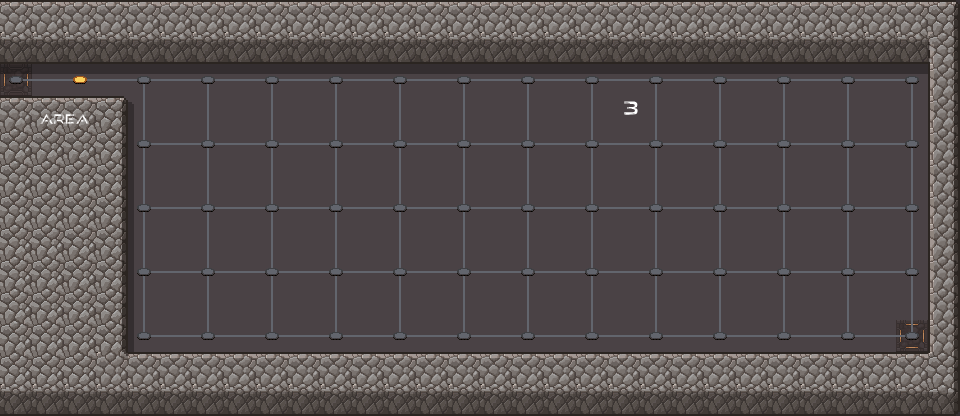

This game map was drawn from its Tiled (.tmx) file and the tilesets committed beside it. A one-line description and the full map source follow:
An orthogonal 30x13 tile map with 32x32 px tiles, 6 tile layers (floor, shadow, wall, p, ...), 3 tilesets.

<map version="1.10" tiledversion="1.10.2" orientation="orthogonal" renderorder="right-down" width="30" height="13" tilewidth="32" tileheight="32" infinite="0" nextlayerid="8" nextobjectid="1">
 <tileset firstgid="1" source="scifi_dungeon_tileset2.tsx" />
 <tileset firstgid="241" source="scifi_dungeon_tileset.tsx" />
 <tileset firstgid="433" source="scifi_tileset_01.tsx" />
 <layer id="3" name="floor" width="30" height="13">
  <data encoding="csv">
151,151,151,151,151,151,151,151,151,151,151,151,151,151,151,151,151,151,151,151,151,151,151,151,151,151,151,151,151,151,
151,151,151,151,151,151,151,151,151,151,151,151,151,151,151,151,151,151,151,151,151,151,151,151,151,151,151,151,151,151,
385,151,151,151,151,151,151,151,151,151,151,151,151,151,151,151,151,151,151,151,151,151,151,151,151,151,151,151,151,151,
151,151,151,151,151,151,151,151,151,151,151,151,151,151,151,151,151,151,151,151,151,151,151,151,151,151,151,151,151,151,
151,151,151,151,151,151,151,151,151,151,151,151,151,151,151,151,151,151,151,151,151,151,151,151,151,151,151,151,151,151,
151,151,151,151,151,151,151,151,151,151,151,151,151,151,151,151,151,151,151,151,151,151,151,151,151,151,151,151,151,151,
151,151,151,151,151,151,151,151,151,151,151,151,151,151,151,151,151,151,151,151,151,151,151,151,151,151,151,151,151,151,
151,151,151,151,151,151,151,151,151,151,151,151,151,151,151,151,151,151,151,151,151,151,151,151,151,151,151,151,151,151,
151,151,151,151,151,151,151,151,151,151,151,151,151,151,151,151,151,151,151,151,151,151,151,151,151,151,151,151,151,151,
151,151,151,151,151,151,151,151,151,151,151,151,151,151,151,151,151,151,151,151,151,151,151,151,151,151,151,151,151,151,
151,151,151,151,151,151,151,151,151,151,151,151,151,151,151,151,151,151,151,151,151,151,151,151,151,151,151,151,183,151,
151,151,151,151,151,151,151,151,151,151,151,151,151,151,151,151,151,151,151,151,151,151,151,151,151,151,151,151,151,151,
151,151,151,151,151,151,151,151,151,151,151,151,151,151,151,151,151,151,151,151,151,151,151,151,151,151,151,151,151,151
</data>
 </layer>
 <layer id="5" name="shadow" width="30" height="13" opacity="0.3">
  <data encoding="csv">
270,0,0,0,0,0,0,0,0,0,0,0,0,0,0,0,0,0,0,0,0,0,0,0,0,0,0,0,0,270,
0,0,0,0,0,0,0,0,0,0,0,0,0,0,0,0,0,0,0,0,0,0,0,0,0,0,0,0,0,0,
22,22,22,22,22,22,22,22,22,22,22,22,22,22,22,22,22,22,22,22,22,22,22,22,22,22,22,22,22,22,
0,0,0,0,33,0,0,0,0,0,0,0,0,0,0,0,0,0,0,0,0,0,0,0,0,0,0,0,0,0,
22,22,22,0,43,0,0,0,0,0,0,0,0,0,0,0,0,0,0,0,0,0,0,0,0,0,0,0,0,0,
0,0,0,0,43,0,0,0,0,0,0,0,0,0,0,0,0,0,0,0,0,0,0,0,0,0,0,0,0,0,
0,0,0,0,43,0,0,0,0,0,0,0,0,0,0,0,0,0,0,0,0,0,0,0,0,0,0,0,0,0,
0,0,0,0,43,0,0,0,0,0,0,0,0,0,0,0,0,0,0,0,0,0,0,0,0,0,0,0,0,0,
0,0,0,0,43,0,0,0,0,0,0,0,0,0,0,0,0,0,0,0,0,0,0,0,0,0,0,0,0,0,
0,0,0,0,43,0,0,0,0,0,0,0,0,0,0,0,0,0,0,0,0,0,0,0,0,0,0,0,0,0,
0,0,0,0,43,0,0,0,0,0,0,0,0,0,0,0,0,0,0,0,0,0,0,0,0,0,0,0,0,0,
0,0,0,0,0,0,0,0,0,0,0,0,0,0,0,0,0,0,0,0,0,0,0,0,0,0,0,0,0,0,
270,0,0,0,0,0,0,0,0,0,0,0,0,0,0,0,0,0,0,0,0,0,0,0,0,0,0,0,0,270
</data>
 </layer>
 <layer id="4" name="wall" width="30" height="13">
  <data encoding="csv">
53,53,53,53,53,53,53,53,53,53,53,53,53,53,53,53,53,53,53,53,53,53,53,53,53,53,53,53,53,266,
85,85,85,85,85,85,85,85,85,85,85,85,85,85,85,85,85,85,85,85,85,85,85,85,85,85,85,85,85,296,
0,0,0,0,0,0,0,0,0,0,0,0,0,0,0,0,0,0,0,0,0,0,0,0,0,0,0,0,0,264,
53,53,53,32,0,0,0,0,0,0,0,0,0,0,0,0,0,0,0,0,0,0,0,0,0,0,0,0,0,264,
1,1,1,21,0,0,0,0,0,0,0,0,0,0,0,0,0,0,0,0,0,0,0,0,0,0,0,0,0,264,
1,1,1,21,0,0,0,0,0,0,0,0,0,0,0,0,0,0,0,0,0,0,0,0,0,0,0,0,0,264,
1,1,1,21,0,0,0,0,0,0,0,0,0,0,0,0,0,0,0,0,0,0,0,0,0,0,0,0,0,264,
1,1,1,21,0,0,0,0,0,0,0,0,0,0,0,0,0,0,0,0,0,0,0,0,0,0,0,0,0,264,
1,1,1,21,0,0,0,0,0,0,0,0,0,0,0,0,0,0,0,0,0,0,0,0,0,0,0,0,0,264,
1,1,1,21,0,0,0,0,0,0,0,0,0,0,0,0,0,0,0,0,0,0,0,0,0,0,0,0,0,264,
1,1,1,21,0,0,0,0,0,0,0,0,0,0,0,0,0,0,0,0,0,0,0,0,0,0,0,0,0,264,
1,1,1,37,53,53,53,53,53,53,53,53,53,53,53,53,53,53,53,53,53,53,53,53,53,53,53,53,53,299,
85,85,85,85,85,85,85,85,85,85,85,85,85,85,85,85,85,85,85,85,85,85,85,85,85,85,85,85,85,250
</data>
 </layer>
 <layer id="7" name="p" width="30" height="13">
  <data encoding="csv">
0,0,0,0,0,0,0,0,0,0,0,0,0,0,0,0,0,0,0,0,0,0,0,0,0,0,0,0,0,0,
0,0,0,0,0,0,0,0,0,0,0,0,0,0,0,0,0,0,0,0,0,0,0,0,0,0,0,0,0,0,
0,0,0,0,0,0,0,0,0,0,0,0,0,0,0,0,0,0,0,0,0,0,0,0,0,0,0,0,0,0,
0,583,584,0,0,0,0,0,0,0,0,0,0,0,0,0,0,0,0,588,0,0,0,0,0,0,0,0,0,0,
0,0,0,0,0,0,0,0,0,0,0,0,0,0,0,0,0,0,0,0,0,0,0,0,0,0,0,0,0,0,
0,0,0,0,0,0,0,0,0,0,0,0,0,0,0,0,0,0,0,0,0,0,0,0,0,0,0,0,0,0,
0,0,0,0,0,0,0,0,0,0,0,0,0,0,0,0,0,0,0,0,0,0,0,0,0,0,0,0,0,0,
0,0,0,0,0,0,0,0,0,0,0,0,0,0,0,0,0,0,0,0,0,0,0,0,0,0,0,0,0,0,
0,0,0,0,0,0,0,0,0,0,0,0,0,0,0,0,0,0,0,0,0,0,0,0,0,0,0,0,0,0,
0,0,0,0,0,0,0,0,0,0,0,0,0,0,0,0,0,0,0,0,0,0,0,0,0,0,0,0,0,0,
0,0,0,0,0,0,0,0,0,0,0,0,0,0,0,0,0,0,0,0,0,0,0,0,0,0,0,0,0,0,
0,0,0,0,0,0,0,0,0,0,0,0,0,0,0,0,0,0,0,0,0,0,0,0,0,0,0,0,0,0,
0,0,0,0,0,0,0,0,0,0,0,0,0,0,0,0,0,0,0,0,0,0,0,0,0,0,0,0,0,0
</data>
 </layer>
 <layer id="6" name="line" width="30" height="13">
  <data encoding="csv">
0,0,0,0,0,0,0,0,0,0,0,0,0,0,0,0,0,0,0,0,0,0,0,0,0,0,0,0,0,0,
0,0,0,0,0,0,0,0,0,0,0,0,0,0,0,0,0,0,0,0,0,0,0,0,0,0,0,0,0,0,
170,2684354739,2684354739,2684354739,3221225631,2684354739,3221225631,2684354739,3221225631,2684354739,3221225631,2684354739,3221225631,2684354739,3221225631,2684354739,3221225631,2684354739,3221225631,2684354739,3221225631,2684354739,3221225631,2684354739,3221225631,2684354739,3221225631,2684354739,3221225632,0,
0,0,0,0,3221225651,0,179,0,179,0,179,0,179,0,179,0,179,0,179,0,179,0,179,0,179,0,179,0,179,0,
0,0,0,0,2684354719,2684354739,169,2684354739,169,2684354739,169,1610612915,169,2684354739,169,2684354739,169,2684354739,169,2684354739,169,2684354739,169,2684354739,169,2684354739,169,2684354739,1610612895,0,
0,0,0,0,3221225651,0,179,0,179,0,179,0,179,0,179,0,179,0,179,0,179,0,179,0,179,0,179,0,179,0,
0,0,0,0,2684354719,2684354739,169,2684354739,169,2684354739,169,1610612915,169,2684354739,169,2684354739,169,2684354739,169,2684354739,169,2684354739,169,2684354739,169,2684354739,169,2684354739,1610612895,0,
0,0,0,0,3221225651,0,179,0,179,0,179,0,3221225651,0,3221225651,0,3221225651,0,3221225651,0,3221225651,0,3221225651,0,3221225651,0,3221225651,0,3221225651,0,
0,0,0,0,2684354719,2684354739,169,2684354739,169,2684354739,169,2684354739,169,2684354739,169,2684354739,169,2684354739,169,2684354739,169,2684354739,169,2684354739,169,2684354739,169,2684354739,1610612895,0,
0,0,0,0,179,0,179,0,179,0,179,0,3221225651,0,3221225651,0,3221225651,0,3221225651,0,3221225651,0,3221225651,0,3221225651,0,3221225651,0,3221225651,0,
0,0,0,0,160,2684354739,159,2684354739,159,2684354739,159,2684354739,159,2684354739,159,2684354739,159,2684354739,159,2684354739,159,2684354739,159,2684354739,159,2684354739,159,2684354739,1610612896,0,
0,0,0,0,0,0,0,0,0,0,0,0,0,0,0,0,0,0,0,0,0,0,0,0,0,0,0,0,0,0,
0,0,0,0,0,0,0,0,0,0,0,0,0,0,0,0,0,0,0,0,0,0,0,0,0,0,0,0,0,0
</data>
 </layer>
 <layer id="1" name="point" width="30" height="13">
  <data encoding="csv">
0,0,0,0,0,0,0,0,0,0,0,0,0,0,0,0,0,0,0,0,0,0,0,0,0,0,0,0,0,0,
0,0,0,0,0,0,0,0,0,0,0,0,0,0,0,0,0,0,0,0,0,0,0,0,0,0,0,0,0,0,
168,0,158,0,168,0,168,0,168,0,168,0,168,0,168,0,168,0,168,0,168,0,168,0,168,0,168,0,168,0,
0,0,0,0,0,0,0,0,0,0,0,0,0,0,0,0,0,0,0,0,0,0,0,0,0,0,0,0,0,0,
0,0,0,0,168,0,168,0,168,0,168,0,168,0,168,0,168,0,168,0,168,0,168,0,168,0,168,0,168,0,
0,0,0,0,0,0,0,0,0,0,0,0,0,0,0,0,0,0,0,0,0,0,0,0,0,0,0,0,0,0,
0,0,0,0,168,0,168,0,168,0,168,0,168,0,168,0,168,0,168,0,168,0,168,0,168,0,168,0,168,0,
0,0,0,0,0,0,0,0,0,0,0,0,0,0,0,0,0,0,0,0,0,0,0,0,0,0,0,0,0,0,
0,0,0,0,168,0,168,0,168,0,168,0,168,0,168,0,168,0,168,0,168,0,168,0,168,0,168,0,168,0,
0,0,0,0,0,0,0,0,0,0,0,0,0,0,0,0,0,0,0,0,0,0,0,0,0,0,0,0,0,0,
0,0,0,0,168,0,168,0,168,0,168,0,168,0,168,0,168,0,168,0,168,0,168,0,168,0,168,0,168,0,
0,0,0,0,0,0,0,0,0,0,0,0,0,0,0,0,0,0,0,0,0,0,0,0,0,0,0,0,0,0,
0,0,0,0,0,0,0,0,0,0,0,0,0,0,0,0,0,0,0,0,0,0,0,0,0,0,0,0,0,0
</data>
 </layer>
</map>
